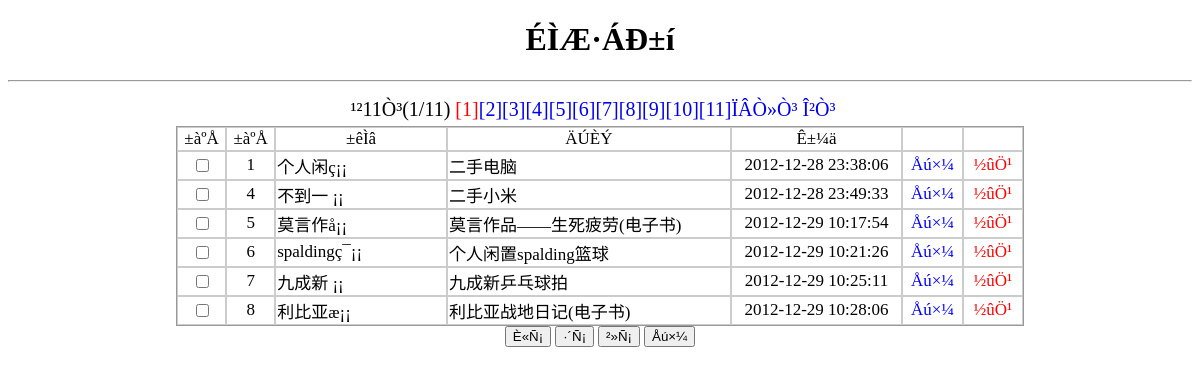
/shop/admin/goods/listgoods.php (signed in), run on the app's committed database.
### tables this page shows
CREATE TABLE `goods` (
  `id` int(8) NOT NULL AUTO_INCREMENT,
  `username` varchar(20) NOT NULL,
  `photo` varchar(100) NOT NULL,
  `type1` varchar(20) NOT NULL,
  `type2` varchar(20) NOT NULL,
  `type3` varchar(20) NOT NULL,
  `title` varchar(200) NOT NULL,
  `content` varchar(200) NOT NULL,
  `photo1` varchar(50) DEFAULT NULL,
  `photo2` varchar(50) DEFAULT NULL,
  `photo3` varchar(50) DEFAULT NULL,
  `place` varchar(50) NOT NULL,
  `condition` varchar(20) NOT NULL,
  `price` float NOT NULL,
  `pattern` varchar(20) NOT NULL,
  `tel` varchar(20) NOT NULL,
  `email` varchar(100) NOT NULL DEFAULT 'guoshijie_hi@yeah.net',
  `name` varchar(20) NOT NULL,
  `fabutime` varchar(100) NOT NULL,
  `type` varchar(2) NOT NULL,
  PRIMARY KEY (`id`)
);

### shop/admin/goods/listgoods.php (the view, shortened to what this page needs)
<!DOCTYPE html PUBLIC "-//W3C//DTD XHTML 1.0 Transitional//EN" "http://www.w3.org/TR/xhtml1/DTD/xhtml1-transitional.dtd">
<html xmlns="http://www.w3.org/1999/xhtml">
<head>
</head>
<body>
<h1 align="center">ÉÌÆ·ÁÐ±í
</h1>
<hr />
<br><br>
<div id="fenye">
<table width="830">
<tr class="zt1">
<td colspan='2' align='center'>
<?php
if(isset($_GET['ns'])){
	$ns=intval($_GET['ns']);
}
else{
	$ns=0;
}
$pagesize=6;
$sql="select count(*) from `goods` where type=0";
$rs=mysql_query($sql);
$myrow=mysql_fetch_array($rs);
$numrows=$myrow[0];
$pages=intval($numrows/$pagesize);
if($numrows%$pagesize) $pages++;
if(isset($_GET['page'])){
	$page=intval($_GET['page']);
}
else{
	$page=1;
}
$offset=$pagesize*($page - 1);
    $next=$page+1;
    $last=$pages;
    echo "¹²".$pages."Ò³(".$page."/".$pages.")&nbsp;";
	      echo "<font color='red'>[".$page."]</font>";
	  for($i=$page+1;$i<=$pages;$i++)
	  	 echo "<a href='listgoods.php?page=".$i."&ns=".$ns."'>[".$i."]</a>";
	  if($page<$pages){
	  	echo "<a href='listgoods.php?page=".$next."&ns=".$ns."'>ÏÂÒ»Ò³</a>";
	  	echo "<a href='listgoods.php?page=".$last."&ns=".$ns."'>&nbsp;Î²Ò³</a>";
	  }
	?></td>
    </tr>
</table>
</div>
<div align="center">
<form method="post" name="form1" id="form1" action="check.php">
  <table width="848" height="28" border="0" cellspacing="0" class='zt2'id="zt2">
    <tr>
	  <td width=40 align=center>±àºÅ</td>
      <td width=40 align=center>±àºÅ</td>
      <td width=150 align=center>±êÌâ</td>
      <td width=250 align=center>ÄÚÈÝ</td>
      <td width=150 align=center>Ê±¼ä</td>
      <td width=50 align=center></td>
      <td width=50 align=center></td>
    </tr>
    <?php
		    function my_substr($str, $str_len, $str_append = '¡­¡­')
             {
              if (strlen($str) > $str_len) {
              for ($i = $str_len, $j = 0; $i >= 0, ord($str[$i - 1]) > 128; $i--, $j++);;
              $str = ($j % 2 != 0)? substr($str, 0, $str_len - 1).' ': substr($str, 0, $str_len);
              $str .= $str_append;
              }
       return $str;
     }
   $result=mysql_query("select * from goods where type=0 order by fabutime asc limit $offset,$pagesize");
     while($arrn=mysql_fetch_array($result))
     {
	    if(strlen($arrn[title])>10){
	        $t=my_substr($arrn[title],10);
	    }else{
	        $t=$arrn[title];
	    }
		if(strlen($arrn[content])>50){
	        $c=my_substr($arrn[content],50);
	    }else{
	        $c=$arrn[content];
	    }
        echo "<tr>
		        <td align=center><input name='conn_id[]' type='checkbox' id='conn_id[]' value='$arrn[id]' /></td>
                <td align=center>$arrn[id]</td>
                <td align=left><a title='$arrn[title]'>$t</a></td>
                <td align=left><a content='$arrn[content]'>$c</a></td>
                <td align=center>$arrn[fabutime]</td>
                <td align=center><a href='check.php?id=$arrn[id]'><font color='blue'>Åú×¼</font></a></td>
                <td align=center><a href='check2.php?id=$arrn[id]'><font color='red'>½ûÖ¹</font></a></td>
              </tr>";
     }
     ?>
  </table>
  <input type="button" name="button" id="button" value="È«Ñ¡"  onclick="checkAll(form1,status)"/>
  <input type="button" name="button2" id="button2" value="·´Ñ¡" onclick="switchAll(form1,status)" />
  <input type="button" name="button3" id="button3" value="²»Ñ¡" onclick="uncheckAll(form1,status)" />
  <input type="submit" name="button4" id="button4" value="Åú×¼" />
</form>
</div>
<p align="center">&nbsp;</p>
</body>
</html>

### shop/admin/goods/listgoods.php (style rules this page uses)
#fenye { position:absolute; left:178px; top:95px; width:702px; height:52px; z-index:2; font-family: "Î¢ÈíÑÅºÚ"; font-style: normal; visibility: visible; }
#fenye table .zt1 td { font-size: 20px; }
a:link { text-decoration: none; }
#form1 #zt2 tr td { border: thin solid #CCC; border-top-style: solid; border-right-style: solid; border-top-color: #CCC; border-right-color: #CCC; }
.zt2 { font-size: 17px; font-family: "Î¢ÈíÑÅºÚ"; border: thin solid #999; }

### data on the page
goods: id "1", title "个人闲ç¡­¡­", content "二手电脑", fabutime "2012-12-28 23:38:06"
goods: id "4", title "不到一 ¡­¡­", content "二手小米", fabutime "2012-12-28 23:49:33"
goods: id "5", title "莫言作å¡­¡­", content "莫言作品――生死疲劳(电子书)", fabutime "2012-12-29 10:17:54"
goods: id "6", title "spaldingç¯¡­¡­", content "个人闲置spalding篮球", fabutime "2012-12-29 10:21:26"
goods: id "7", title "九成新 ¡­¡­", content "九成新乒乓球拍", fabutime "2012-12-29 10:25:11"
goods: id "8", title "利比亚æ¡­¡­", content "利比亚战地日记(电子书)", fabutime "2012-12-29 10:28:06"

### other printed values
$pages "11"
$page "1"
